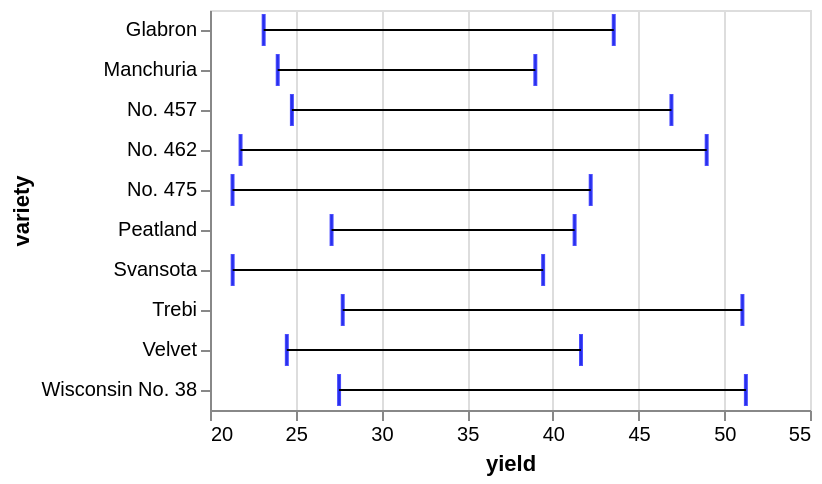

Vega-Lite specification stored for this chart:
### Vega-Lite specification from a JSON file in a GitHub repository (floating-point values rounded to 4 significant figures)
{"$schema": "https://vega.github.io/schema/vega-lite/v5.json", "data": {"values": [{"yield": 27, "variety": "Manchuria", "year": 1931, "site": "University Farm"}, {"yield": 48.87, "variety": "Manchuria", "year": 1931, "site": "Waseca"}, {"yield": 27.43, "variety": "Manchuria", "year": 1931, "site": "Morris"}, {"yield": 39.93, "variety": "Manchuria", "year": 1931, "site": "Crookston"}, {"yield": 32.97, "variety": "Manchuria", "year": 1931, "site": "Grand Rapids"}, {"yield": 28.97, "variety": "Manchuria", "year": 1931, "site": "Duluth"}, {"yield": 43.07, "variety": "Glabron", "year": 1931, "site": "University Farm"}, {"yield": 55.2, "variety": "Glabron", "year": 1931, "site": "Waseca"}, {"yield": 28.77, "variety": "Glabron", "year": 1931, "site": "Morris"}, {"yield": 38.13, "variety": "Glabron", "year": 1931, "site": "Crookston"}, {"yield": 29.13, "variety": "Glabron", "year": 1931, "site": "Grand Rapids"}, {"yield": 29.67, "variety": "Glabron", "year": 1931, "site": "Duluth"}, {"yield": 35.13, "variety": "Svansota", "year": 1931, "site": "University Farm"}, {"yield": 47.33, "variety": "Svansota", "year": 1931, "site": "Waseca"}, {"yield": 25.77, "variety": "Svansota", "year": 1931, "site": "Morris"}, {"yield": 40.47, "variety": "Svansota", "year": 1931, "site": "Crookston"}, {"yield": 29.67, "variety": "Svansota", "year": 1931, "site": "Grand Rapids"}, {"yield": 25.7, "variety": "Svansota", "year": 1931, "site": "Duluth"}, {"yield": 39.9, "variety": "Velvet", "year": 1931, "site": "University Farm"}, {"yield": 50.23, "variety": "Velvet", "year": 1931, "site": "Waseca"}, {"yield": 26.13, "variety": "Velvet", "year": 1931, "site": "Morris"}, {"yield": 41.33, "variety": "Velvet", "year": 1931, "site": "Crookston"}, {"yield": 23.03, "variety": "Velvet", "year": 1931, "site": "Grand Rapids"}, {"yield": 26.3, "variety": "Velvet", "year": 1931, "site": "Duluth"}, {"yield": 36.57, "variety": "Trebi", "year": 1931, "site": "University Farm"}, {"yield": 63.83, "variety": "Trebi", "year": 1931, "site": "Waseca"}, {"yield": 43.77, "variety": "Trebi", "year": 1931, "site": "Morris"}, {"yield": 46.93, "variety": "Trebi", "year": 1931, "site": "Crookston"}, {"yield": 29.77, "variety": "Trebi", "year": 1931, "site": "Grand Rapids"}, {"yield": 33.93, "variety": "Trebi", "year": 1931, "site": "Duluth"}, {"yield": 43.27, "variety": "No. 457", "year": 1931, "site": "University Farm"}, {"yield": 58.1, "variety": "No. 457", "year": 1931, "site": "Waseca"}, {"yield": 28.7, "variety": "No. 457", "year": 1931, "site": "Morris"}, {"yield": 45.67, "variety": "No. 457", "year": 1931, "site": "Crookston"}, {"yield": 32.17, "variety": "No. 457", "year": 1931, "site": "Grand Rapids"}, {"yield": 33.6, "variety": "No. 457", "year": 1931, "site": "Duluth"}, {"yield": 36.6, "variety": "No. 462", "year": 1931, "site": "University Farm"}, {"yield": 65.77, "variety": "No. 462", "year": 1931, "site": "Waseca"}, {"yield": 30.37, "variety": "No. 462", "year": 1931, "site": "Morris"}, {"yield": 48.57, "variety": "No. 462", "year": 1931, "site": "Crookston"}, {"yield": 24.93, "variety": "No. 462", "year": 1931, "site": "Grand Rapids"}, {"yield": 28.1, "variety": "No. 462", "year": 1931, "site": "Duluth"}, {"yield": 32.77, "variety": "Peatland", "year": 1931, "site": "University Farm"}, {"yield": 48.57, "variety": "Peatland", "year": 1931, "site": "Waseca"}, {"yield": 29.87, "variety": "Peatland", "year": 1931, "site": "Morris"}, {"yield": 41.6, "variety": "Peatland", "year": 1931, "site": "Crookston"}, {"yield": 34.7, "variety": "Peatland", "year": 1931, "site": "Grand Rapids"}, {"yield": 32, "variety": "Peatland", "year": 1931, "site": "Duluth"}, {"yield": 24.67, "variety": "No. 475", "year": 1931, "site": "University Farm"}, {"yield": 46.77, "variety": "No. 475", "year": 1931, "site": "Waseca"}, {"yield": 22.6, "variety": "No. 475", "year": 1931, "site": "Morris"}, {"yield": 44.1, "variety": "No. 475", "year": 1931, "site": "Crookston"}, {"yield": 19.7, "variety": "No. 475", "year": 1931, "site": "Grand Rapids"}, {"yield": 33.07, "variety": "No. 475", "year": 1931, "site": "Duluth"}, {"yield": 39.3, "variety": "Wisconsin No. 38", "year": 1931, "site": "University Farm"}, {"yield": 58.8, "variety": "Wisconsin No. 38", "year": 1931, "site": "Waseca"}, {"yield": 29.47, "variety": "Wisconsin No. 38", "year": 1931, "site": "Morris"}, {"yield": 49.87, "variety": "Wisconsin No. 38", "year": 1931, "site": "Crookston"}, {"yield": 34.47, "variety": "Wisconsin No. 38", "year": 1931, "site": "Grand Rapids"}, {"yield": 31.6, "variety": "Wisconsin No. 38", "year": 1931, "site": "Duluth"}, {"yield": 26.9, "variety": "Manchuria", "year": 1932, "site": "University Farm"}, {"yield": 33.47, "variety": "Manchuria", "year": 1932, "site": "Waseca"}, {"yield": 34.37, "variety": "Manchuria", "year": 1932, "site": "Morris"}, {"yield": 32.97, "variety": "Manchuria", "year": 1932, "site": "Crookston"}, {"yield": 22.13, "variety": "Manchuria", "year": 1932, "site": "Grand Rapids"}, {"yield": 22.57, "variety": "Manchuria", "year": 1932, "site": "Duluth"}, {"yield": 36.8, "variety": "Glabron", "year": 1932, "site": "University Farm"}, {"yield": 37.73, "variety": "Glabron", "year": 1932, "site": "Waseca"}, {"yield": 35.13, "variety": "Glabron", "year": 1932, "site": "Morris"}, {"yield": 26.17, "variety": "Glabron", "year": 1932, "site": "Crookston"}, {"yield": 14.43, "variety": "Glabron", "year": 1932, "site": "Grand Rapids"}, {"yield": 25.87, "variety": "Glabron", "year": 1932, "site": "Duluth"}, {"yield": 27.43, "variety": "Svansota", "year": 1932, "site": "University Farm"}, {"yield": 38.5, "variety": "Svansota", "year": 1932, "site": "Waseca"}, {"yield": 35.03, "variety": "Svansota", "year": 1932, "site": "Morris"}, {"yield": 20.63, "variety": "Svansota", "year": 1932, "site": "Crookston"}, {"yield": 16.63, "variety": "Svansota", "year": 1932, "site": "Grand Rapids"}, {"yield": 22.23, "variety": "Svansota", "year": 1932, "site": "Duluth"}, {"yield": 26.8, "variety": "Velvet", "year": 1932, "site": "University Farm"}, {"yield": 37.4, "variety": "Velvet", "year": 1932, "site": "Waseca"}, {"yield": 38.83, "variety": "Velvet", "year": 1932, "site": "Morris"}, {"yield": 32.07, "variety": "Velvet", "year": 1932, "site": "Crookston"}, {"yield": 32.23, "variety": "Velvet", "year": 1932, "site": "Grand Rapids"}, {"yield": 22.47, "variety": "Velvet", "year": 1932, "site": "Duluth"}, {"yield": 29.07, "variety": "Trebi", "year": 1932, "site": "University Farm"}, {"yield": 49.23, "variety": "Trebi", "year": 1932, "site": "Waseca"}, {"yield": 46.63, "variety": "Trebi", "year": 1932, "site": "Morris"}, {"yield": 41.83, "variety": "Trebi", "year": 1932, "site": "Crookston"}, {"yield": 20.63, "variety": "Trebi", "year": 1932, "site": "Grand Rapids"}, {"yield": 30.6, "variety": "Trebi", "year": 1932, "site": "Duluth"}, {"yield": 26.43, "variety": "No. 457", "year": 1932, "site": "University Farm"}, {"yield": 42.2, "variety": "No. 457", "year": 1932, "site": "Waseca"}, {"yield": 43.53, "variety": "No. 457", "year": 1932, "site": "Morris"}, {"yield": 34.33, "variety": "No. 457", "year": 1932, "site": "Crookston"}, {"yield": 19.47, "variety": "No. 457", "year": 1932, "site": "Grand Rapids"}, {"yield": 22.7, "variety": "No. 457", "year": 1932, "site": "Duluth"}, {"yield": 25.57, "variety": "No. 462", "year": 1932, "site": "University Farm"}, {"yield": 44.7, "variety": "No. 462", "year": 1932, "site": "Waseca"}, {"yield": 47, "variety": "No. 462", "year": 1932, "site": "Morris"}, {"yield": 30.53, "variety": "No. 462", "year": 1932, "site": "Crookston"}, {"yield": 19.9, "variety": "No. 462", "year": 1932, "site": "Grand Rapids"}, {"yield": 22.5, "variety": "No. 462", "year": 1932, "site": "Duluth"}, {"yield": 28.07, "variety": "Peatland", "year": 1932, "site": "University Farm"}, {"yield": 36.03, "variety": "Peatland", "year": 1932, "site": "Waseca"}, {"yield": 43.2, "variety": "Peatland", "year": 1932, "site": "Morris"}, {"yield": 25.23, "variety": "Peatland", "year": 1932, "site": "Crookston"}, {"yield": 26.77, "variety": "Peatland", "year": 1932, "site": "Grand Rapids"}, {"yield": 31.37, "variety": "Peatland", "year": 1932, "site": "Duluth"}, {"yield": 30, "variety": "No. 475", "year": 1932, "site": "University Farm"}, {"yield": 41.27, "variety": "No. 475", "year": 1932, "site": "Waseca"}, {"yield": 44.23, "variety": "No. 475", "year": 1932, "site": "Morris"}, {"yield": 32.13, "variety": "No. 475", "year": 1932, "site": "Crookston"}, {"yield": 15.23, "variety": "No. 475", "year": 1932, "site": "Grand Rapids"}, {"yield": 27.37, "variety": "No. 475", "year": 1932, "site": "Duluth"}, {"yield": 38, "variety": "Wisconsin No. 38", "year": 1932, "site": "University Farm"}, {"yield": 58.17, "variety": "Wisconsin No. 38", "year": 1932, "site": "Waseca"}, {"yield": 47.17, "variety": "Wisconsin No. 38", "year": 1932, "site": "Morris"}, {"yield": 35.9, "variety": "Wisconsin No. 38", "year": 1932, "site": "Crookston"}, {"yield": 20.67, "variety": "Wisconsin No. 38", "year": 1932, "site": "Grand Rapids"}, {"yield": 29.33, "variety": "Wisconsin No. 38", "year": 1932, "site": "Duluth"}]}, "encoding": {"x": {"field": "yield", "scale": {"zero": false}, "type": "quantitative"}, "y": {"field": "variety", "type": "ordinal"}}, "mark": {"extent": "stdev", "ticks": {"stroke": "blue"}, "type": "errorbar"}}
